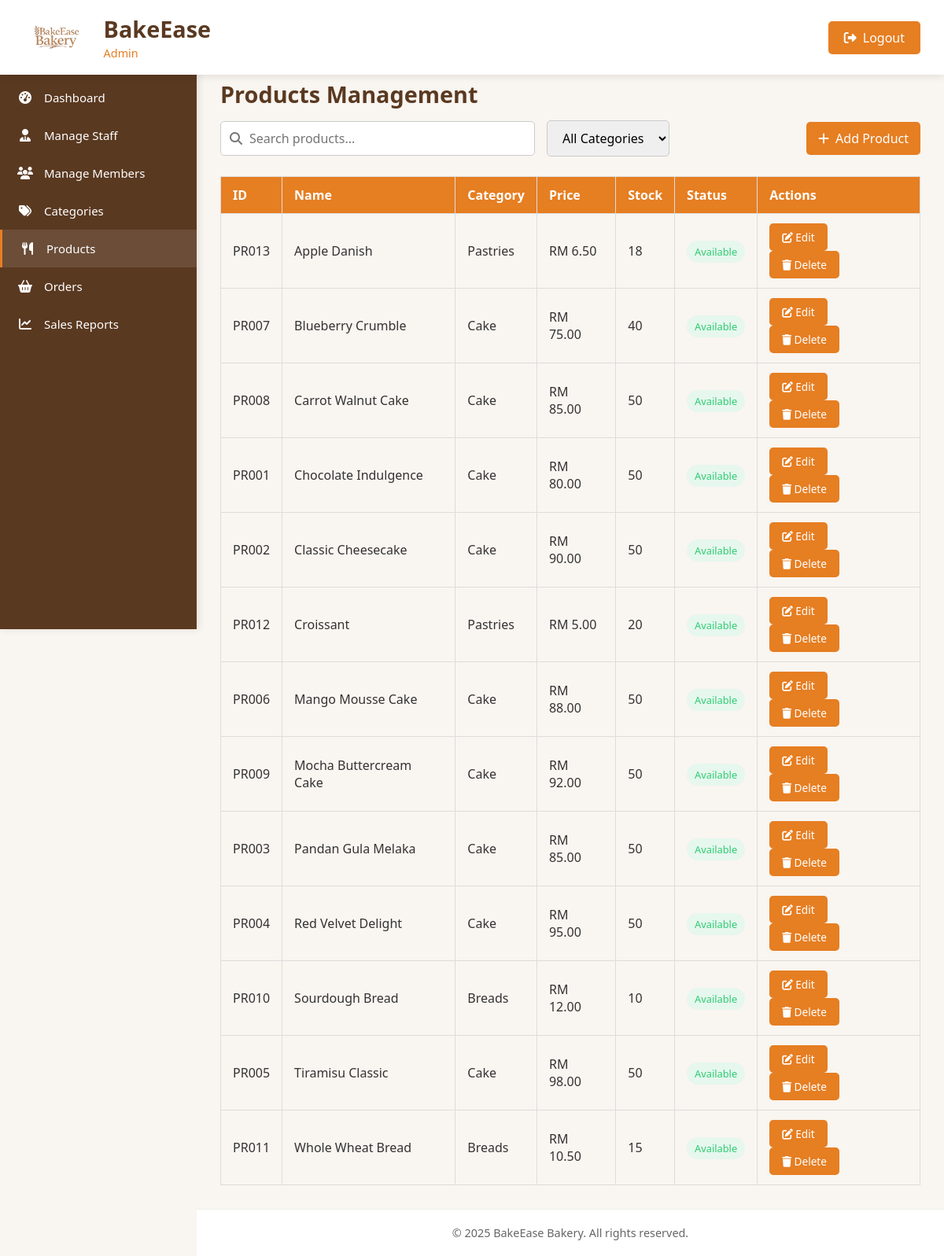
Screenshot of /admin-manage-product.php (signed in) with the database file from the repository.
### tables this page shows
CREATE TABLE `products` (
  `id` int(11) NOT NULL,
  `name` varchar(100) NOT NULL,
  `description` text DEFAULT NULL,
  `price` decimal(10,2) NOT NULL,
  `category` varchar(50) DEFAULT NULL,
  `image` varchar(255) DEFAULT NULL,
  `stock` int(11) DEFAULT 0,
  `created_at` timestamp NOT NULL DEFAULT current_timestamp(),
  `features` text DEFAULT NULL
);

### admin-manage-product.php (the view, shortened to what this page needs)
<?php
require_once 'db_connection.php';
$products = [];
$query = "SELECT * FROM products";
$query .= " ORDER BY name";
try {
    $stmt = $conn->prepare($query);
    $stmt->execute();
    $result = $stmt->get_result();
    $products = $result->fetch_all(MYSQLI_ASSOC);
} catch (Exception $e) {
    $error_message = "Error fetching products: " . $e->getMessage();
}
?>
<!DOCTYPE html>
<html lang="en">
<head>
  <link rel="stylesheet" href="https://cdnjs.cloudflare.com/ajax/libs/font-awesome/6.4.0/css/all.min.css">
  <link rel="stylesheet" href="sidebar.css">
</head>
<body>
  <header class="admin-header">
    <div class="logo-container">
      <a href="admin-dashboard.php" class="logo-link">
        <img src="images/logo.png" alt="BakeEase Logo">
        <div class="logo-text">
          <h1>BakeEase</h1>
          <span>Admin</span>
        </div>
      </a>
    </div>
    <nav class="admin-nav">
      <button class="btn-logout" onclick="window.location.href='admin-logout.php'">
        <i class="fas fa-sign-out-alt"></i> Logout
      </button>
    </nav>
  </header>
  <aside class="admin-sidebar">
    <ul class="sidebar-menu">
      <li><a href="admin-dashboard.php"><i class="fas fa-tachometer-alt"></i> <span class="menu-text">Dashboard</span></a></li>
      <li><a href="admin-manage-staff.php"><i class="fas fa-user-tie"></i> <span class="menu-text">Manage Staff</span></a></li>
      <li><a href="admin-manage-member.php"><i class="fas fa-users"></i> <span class="menu-text">Manage Members</span></a></li>
      <li><a href="admin-manage-categories.php"><i class="fas fa-tags"></i> <span class="menu-text">Categories</span></a></li>
      <li><a href="admin-manage-product.php" class="active"><i class="fas fa-utensils"></i> <span class="menu-text">Products</span></a></li>
      <li><a href="admin-manage-orders.php"><i class="fas fa-shopping-basket"></i> <span class="menu-text">Orders</span></a></li>
      <li><a href="admin-sales-reports.php"><i class="fas fa-chart-line"></i> <span class="menu-text">Sales Reports</span></a></li>
    </ul>
  </aside>
  <main class="admin-content">
    <div class="management-header">
      <div class="page-title">
        <h2>Products Management</h2>
      </div>
    </div>
    <div class="search-filter">
      <form method="GET" action="admin-manage-product.php" class="search-box">
        <i class="fas fa-search"></i>
        <input type="text" name="search" placeholder="Search products..." value="<?php echo htmlspecialchars($_GET['search'] ?? ''); ?>">
      </form>
      <form method="GET" action="admin-manage-product.php" class="filter-dropdown">
        <select name="category" onchange="this.form.submit()">
          <option value="">All Categories</option>
        </select>
      </form>
      <div class="action-buttons">
        <button onclick="openAddModal()"><i class="fas fa-plus"></i> Add Product</button>
      </div>
    </div>
    <div class="table-responsive">
      <table>
        <thead>
          <tr>
            <th>ID</th>
            <th>Name</th>
            <th>Category</th>
            <th>Price</th>
            <th>Stock</th>
            <th>Status</th>
            <th>Actions</th>
          </tr>
        </thead>
        <tbody>
          <?php if (empty($products)): ?>
            <tr>
              <td colspan="7" style="text-align: center;">No products found</td>
            </tr>
          <?php else: ?>
            <?php foreach ($products as $product): ?>
              <tr>
                <td>PR<?php echo str_pad($product['id'], 3, '0', STR_PAD_LEFT); ?></td>
                <td><?php echo htmlspecialchars($product['name']); ?></td>
                <td><?php echo htmlspecialchars($product['category'] ?? 'Uncategorized'); ?></td>
                <td>RM <?php echo number_format($product['price'], 2); ?></td>
                <td><?php echo $product['stock']; ?></td>
                <td>
                  <span class="badge <?php echo ($product['stock'] > 0) ? 'badge-success' : 'badge-danger'; ?>">
                    <?php echo ($product['stock'] > 0) ? 'Available' : 'Out of Stock'; ?>
                  </span>
                </td>
                <td>
                  <button class="action-btn" onclick="openEditModal(
                    <?php echo $product['id']; ?>,
                    '<?php echo htmlspecialchars($product['name'], ENT_QUOTES); ?>',
                    '<?php echo htmlspecialchars($product['description'] ?? '', ENT_QUOTES); ?>',
                    '<?php echo $product['price']; ?>',
                    '<?php echo htmlspecialchars($product['category'] ?? '', ENT_QUOTES); ?>',
                    '<?php echo $product['stock']; ?>'
                  )">
                    <i class="fas fa-edit"></i> Edit
                  </button>
                  <button class="action-btn" onclick="confirmDelete(<?php echo $product['id']; ?>)">
                    <i class="fas fa-trash"></i> Delete
                  </button>
                </td>
              </tr>
            <?php endforeach; ?>
          <?php endif; ?>
        </tbody>
      </table>
    </div>
  </main>
  <footer class="admin-footer">
    <p>&copy; 2025 BakeEase Bakery. All rights reserved.</p>
  </footer>
</body>
</html>

### sidebar.css (style rules this page uses)
:root { --primary: #e67e22; --primary-dark: #d35400; --brown: #5a3921; --white: #ffffff; }
.admin-sidebar { width: 250px; background-color: var(--brown); color: var(--white); padding: 20px 0; position: fixed; height: calc(100vh - 80px); top: 80px; z-index: 100; box-shadow: 2px 0 10px rgba(0, 0, 0, 0.1); transition: width 0.3s ease; }
.sidebar-menu { list-style: none; padding: 0; margin: 0; }
.sidebar-menu li { margin: 0; position: relative; }
.sidebar-menu a { display: flex; align-items: center; padding: 14px 20px; color: var(--white); text-decoration: none; font-size: 15px; height: 48px; box-sizing: border-box; transition: background-color 0.2s ease, border-left 0.1s ease; }
.sidebar-menu a.active { background-color: rgba(255, 255, 255, 0.1); border-left: 3px solid var(--primary); font-weight: 500; }
.sidebar-menu i { width: 24px; text-align: center; margin-right: 12px; font-size: 16px; }
.admin-sidebar, .sidebar-menu a, .sidebar-menu i { transition: all 0.3s cubic-bezier(0.4, 0, 0.2, 1); }

### admin-manage-product.php (style rules this page uses)
:root { --primary: #e67e22; --primary-dark: #d35400; --brown: #5a3921; --light: #f9f5f0; --white: #ffffff; --gray: #f0f0f0; --dark-gray: #777; }
* { margin: 0; padding: 0; box-sizing: border-box; font-family: 'Segoe UI', Tahoma, Geneva, Verdana, sans-serif; }
body { background-color: var(--light); color: #333; display: flex; min-height: 100vh; flex-direction: column; margin-top: 20px; }
.admin-header { background-color: var(--white); box-shadow: 0 2px 10px rgba(0, 0, 0, 0.1); padding: 15px 30px; display: flex; justify-content: space-between; align-items: center; position: fixed; width: 100%; top: 0; z-index: 1000; }
.logo-container { display: flex; align-items: center; }
.admin-content { flex: 1; padding: 30px; margin-left: 250px; padding-top: 80px; }
.management-header { display: flex; justify-content: space-between; align-items: center; margin-bottom: 20px; }
.management-header h2 { font-size: 1.8rem; color: var(--brown); }
.search-box { position: relative; flex: 1; max-width: 400px; }
.search-box i { position: absolute; left: 12px; top: 50%; transform: translateY(-50%); color: var(--dark-gray); }
.search-box input { width: 100%; padding: 10px 12px 10px 36px; border: 1px solid #ccc; border-radius: 5px; font-size: 1rem; }
.filter-dropdown select { padding: 10px 15px; font-size: 1rem; border: 1px solid #ccc; border-radius: 5px; }
.action-buttons { margin-left: auto; }
.action-buttons button { font-size: 1rem; padding: 10px 15px; background-color: var(--primary); color: var(--white); border: none; cursor: pointer; border-radius: 5px; transition: background-color 0.3s ease; }
.table-responsive { overflow-x: auto; }
table { width: 100%; border-collapse: collapse; margin-top: 10px; }
th, td { padding: 12px 15px; border: 1px solid #ddd; text-align: left; }
th { background-color: var(--primary); color: white; }
.badge { padding: 5px 10px; border-radius: 20px; font-size: 0.8rem; font-weight: 500; }
.badge-success { background-color: #e6f7ee; color: #2ecc71; }
.action-btn { background-color: #e67e22; color: white; border: none; padding: 8px 16px; border-radius: 5px; cursor: pointer; margin-right: 5px; transition: background-color 0.3s; font-size: 0.85rem; }
.btn-logout { font-size: 1rem; padding: 10px 20px; background-color: var(--primary); color: var(--white); border: none; cursor: pointer; border-radius: 5px; display: flex; align-items: center; transition: background-color 0.3s; }
.btn-logout i { margin-right: 8px; }
.logo-link { display: flex; align-items: center; text-decoration: none; color: inherit; }
.logo-container img { height: 65px; margin-right: 15px; }
.logo-text h1 { color: var(--brown); margin: 0; font-size: 1.8rem; }
.logo-text span { color: var(--primary); font-size: 0.9rem; }
.admin-footer { text-align: center; padding: 20px; background-color: var(--white); color: #666; font-size: 0.9rem; border-top: 1px solid #eee; margin-left: 250px; }
.search-filter { display: flex; align-items: center; gap: 15px; margin-bottom: 15px; margin-top: -6px; }
.filter-dropdown { flex: 0 0 auto; }
.action-buttons { flex: 0 0 auto; margin-left: auto; }
.action-buttons button { font-size: 1rem; padding: 10px 15px; background-color: var(--primary); color: var(--white); border: none; cursor: pointer; border-radius: 5px; transition: background-color 0.3s ease; display: flex; align-items: center; gap: 8px; }

### rows the page displays
products: id "013", name "Apple Danish", category "Pastries", price "6.50", stock "18", shows "Available"
products: id "007", name "Blueberry Crumble", category "Cake", price "75.00", stock "40", shows "Available"
products: id "008", name "Carrot Walnut Cake", category "Cake", price "85.00", stock "50", shows "Available"
products: id "001", name "Chocolate Indulgence", category "Cake", price "80.00", stock "50", shows "Available"
products: id "002", name "Classic Cheesecake", category "Cake", price "90.00", stock "50", shows "Available"
products: id "012", name "Croissant", category "Pastries", price "5.00", stock "20", shows "Available"
products: id "006", name "Mango Mousse Cake", category "Cake", price "88.00", stock "50", shows "Available"
products: id "009", name "Mocha Buttercream Cake", category "Cake", price "92.00", stock "50", shows "Available"
products: id "003", name "Pandan Gula Melaka", category "Cake", price "85.00", stock "50", shows "Available"
products: id "004", name "Red Velvet Delight", category "Cake", price "95.00", stock "50", shows "Available"
products: id "010", name "Sourdough Bread", category "Breads", price "12.00", stock "10", shows "Available"
products: id "005", name "Tiramisu Classic", category "Cake", price "98.00", stock "50", shows "Available"
products: id "011", name "Whole Wheat Bread", category "Breads", price "10.50", stock "15", shows "Available"
